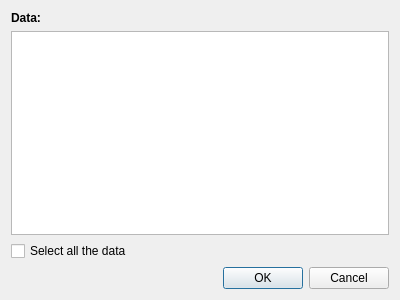
<?xml version="1.0" encoding="UTF-8"?>
<ui version="4.0">
 <class>DataStoreDialog</class>
 <widget class="QDialog" name="DataStoreDialog">
  <property name="geometry">
   <rect>
    <x>0</x>
    <y>0</y>
    <width>400</width>
    <height>300</height>
   </rect>
  </property>
  <property name="windowTitle">
   <string>Data Selector</string>
  </property>
  <layout class="QVBoxLayout" name="layout">
   <item>
    <widget class="QLabel" name="dataLabel">
     <property name="font">
      <font>
       <weight>75</weight>
       <bold>true</bold>
      </font>
     </property>
     <property name="text">
      <string>Data:</string>
     </property>
    </widget>
   </item>
   <item>
    <widget class="QTreeView" name="treeView">
     <property name="sizePolicy">
      <sizepolicy hsizetype="Expanding" vsizetype="Expanding">
       <horstretch>0</horstretch>
       <verstretch>1</verstretch>
      </sizepolicy>
     </property>
     <attribute name="headerVisible">
      <bool>false</bool>
     </attribute>
    </widget>
   </item>
   <item>
    <widget class="QCheckBox" name="allDataCheckBox">
     <property name="text">
      <string>Select all the data</string>
     </property>
     <property name="tristate">
      <bool>true</bool>
     </property>
    </widget>
   </item>
   <item>
    <widget class="QDialogButtonBox" name="buttonBox">
     <property name="standardButtons">
      <set>QDialogButtonBox::Cancel|QDialogButtonBox::Ok</set>
     </property>
    </widget>
   </item>
  </layout>
 </widget>
 <resources/>
 <connections/>
</ui>
